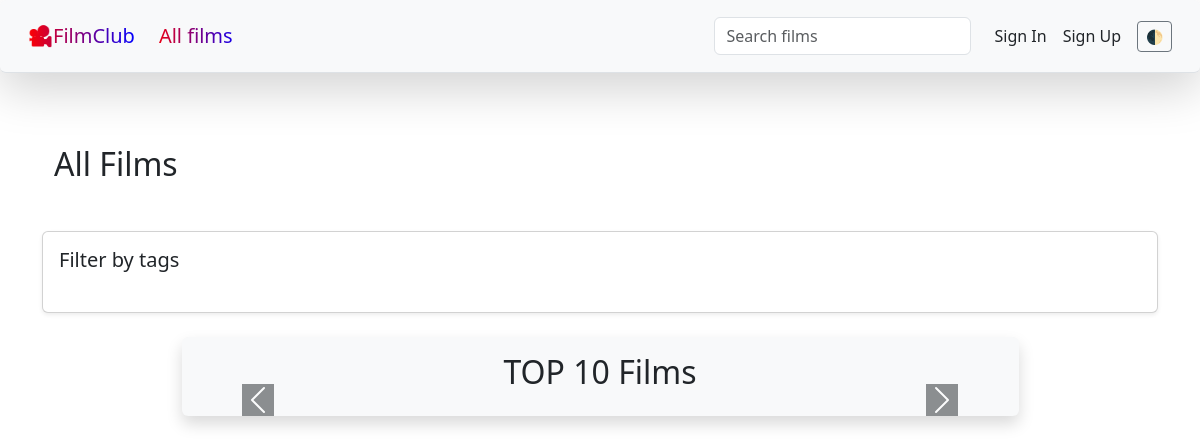
/films/all_films/, run on an earlier commit of the app's database.
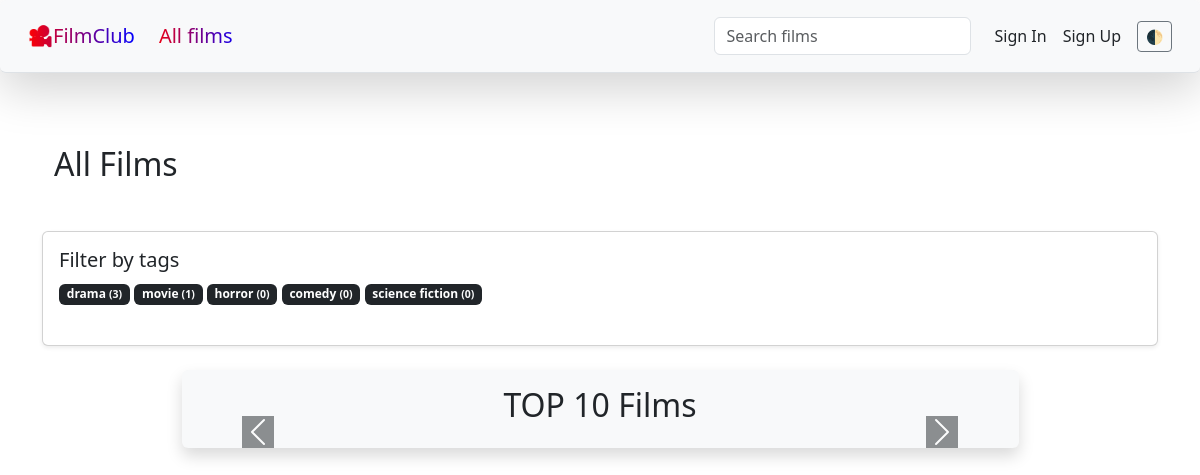
And on a later commit of the database.
### films/models/tag.py (models this page shows, shortened)
class Tag(
    CreatedAtMixin,
    models.Model
):
    name = models.CharField(max_length=64, unique=True)
    class Meta:
        db_table = "tags"

### films/views.py (the view)
# urls.py: path("films/all_films/", views.all_films, name="all_films"),
def all_films(request):
    tags = (
        Tag.objects
        .annotate(film_count=Count("films"))
        .order_by("-film_count")
        [:TAGS_LIMIT]
    )
    return shortcuts.render(
        request,
        "films/all_films.html",
        {
            "tags": tags,
         }
    )

### films/templates/films/all_films.html (shortened to what this page needs)
{% extends "base.html" %}
{% block content %}
    <div class="container py-4">
        <h2 class="mb-4">All Films</h2>
    </div>
    <div class="card mb-4 shadow-sm">
        <div class="card-body">
            <h5 class="card-title">Filter by tags</h5>
            <div id="tag-filter" class="mb-4">
                {% for tag in tags %}
                    <span class="badge text-bg-dark tag-badge" role="button" data-tag="{{ tag.id }}">
                        {{ tag.name }} <span class="text-light small">({{ tag.film_count }})</span>
                    </span>
                {% endfor %}
            </div>
        </div>
    </div>
{% endblock %}

### films/templates/base.html (shortened to what this page needs)
<!DOCTYPE html>
<html lang="en">
<head>
    <link href="https://cdn.jsdelivr.net/npm/bootstrap@5.3.6/dist/css/bootstrap.min.css" rel="stylesheet">
</head>
<body>
    {% include "components/navigation.html" %}
    <main class="container">
        {% block content %}{% endblock %}
        {% block footer %}
            {% include "components/top_films.html" %}
        {% endblock footer %}
    </main>
</body>
</html>

### films/templates/components/navigation.html (shortened to what this page needs)
<nav class="navbar sticky-top bg-body-tertiary shadow-lg p-3 mb-5 bg-white rounded navbar-expand-lg border-bottom mb-4">
    <div class="container-fluid">
        <a class="navbar-brand gradient-text" href="#">🎥FilmClub</a>
        <ul class="navbar-nav me-auto mb-2 mb-lg-0">
            <li class="nav-item">
                <a class="nav-link navbar-brand gradient-text" href="{% url 'all_films' %}">
                    All films
                </a>
            </li>
        </ul>
        <div class="d-flex align-items-center gap-3 ms-auto">
            <form class="d-flex position-relative ms-auto me-2 w-500 h-100" role="search" style="max-width: 600px">
                <input
                        type="text"
                        name="q"
                        id="navbar-search"
                        class="form-control border rounded"
                        placeholder="Search films"
                        hx-get="{% url 'search_films' %}"
                        hx-trigger="input changed delay:200ms, keyup[key=='Enter'], load"
                        hx-target="#nav-bar-search-results"
                        hx-indicator=".htmx-indicator"
                        autocomplete="off" />
            </form>
            {% if user.is_authenticated %}
                <a class="nav-link" href="{% url 'logout' %}">Log Out</a>
            {% else %} <a class="nav-link" href="{% url 'login' %}">Sign In</a>
            <a class="nav-link" href="{% url 'signup' %}">Sign Up</a>
            {% endif %}
            <button class="btn btn-sm btn-outline-secondary theme-toggle" id="themeToggle">&#127763</button>
        </div>
    </div>
</nav>

### films/templates/components/top_films.html (shortened to what this page needs)
<div class="text-center fs-2 border-2 shadow p-3 mb-5 bg-body-tertiary rounded w-75 mx-auto">
    <h2>TOP 10 Films</h2>
    <div id="top_films" class="carousel slide mx-auto text-center" data-bs-ride="carousel">
        <button class="carousel-control-prev" type="button" data-bs-target="#top_films" data-bs-slide="prev">
            <span class="carousel-control-prev-icon bg-dark" aria-hidden="true"></span>
        </button>
        <button class="carousel-control-next" type="button" data-bs-target="#top_films" data-bs-slide="next">
            <span class="carousel-control-next-icon bg-dark" aria-hidden="true"></span>
        </button>
    </div>
</div>

### films/templates/base.html (style rules this page uses)
.navbar-brand.gradient-text { background: linear-gradient(to right, red, purple, blue); -webkit-background-clip: text; -webkit-text-fill-color: transparent; }

What changed in the data, as far as the page shows it:
added Tag: name "drama", film_count "3"
added Tag: name "movie", film_count "1"
added Tag: name "horror", film_count "0"
added Tag: name "comedy", film_count "0"
added Tag: name "science fiction", film_count "0"
